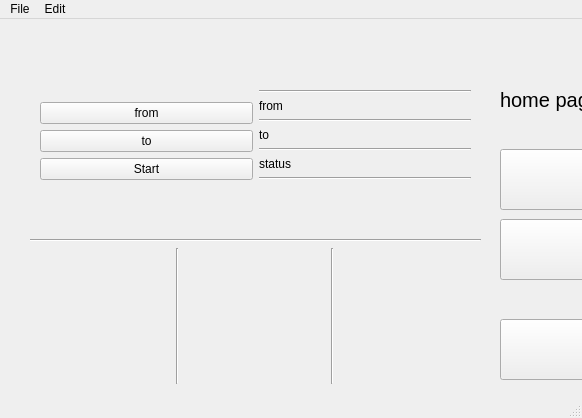
<?xml version="1.0" encoding="UTF-8"?>
<ui version="4.0">
 <class>MainWindow</class>
 <widget class="QMainWindow" name="MainWindow">
  <property name="geometry">
   <rect>
    <x>0</x>
    <y>0</y>
    <width>582</width>
    <height>418</height>
   </rect>
  </property>
  <property name="maximumSize">
   <size>
    <width>16666</width>
    <height>16666</height>
   </size>
  </property>
  <property name="windowTitle">
   <string>MainWindow</string>
  </property>
  <property name="autoFillBackground">
   <bool>false</bool>
  </property>
  <widget class="QWidget" name="centralwidget">
   <widget class="QWidget" name="horizontalLayoutWidget_2">
    <property name="geometry">
     <rect>
      <x>40</x>
      <y>40</y>
      <width>431</width>
      <height>121</height>
     </rect>
    </property>
    <layout class="QHBoxLayout" name="horizontalLayout_2">
     <item>
      <layout class="QHBoxLayout" name="horizontalLayout">
       <item>
        <layout class="QVBoxLayout" name="verticalLayout">
         <item>
          <spacer name="verticalSpacer">
           <property name="orientation">
            <enum>Qt::Vertical</enum>
           </property>
           <property name="sizeHint" stdset="0">
            <size>
             <width>20</width>
             <height>40</height>
            </size>
           </property>
          </spacer>
         </item>
         <item>
          <widget class="QPushButton" name="from_button">
           <property name="text">
            <string>from</string>
           </property>
          </widget>
         </item>
         <item>
          <widget class="QPushButton" name="to_button">
           <property name="text">
            <string>to</string>
           </property>
          </widget>
         </item>
         <item>
          <widget class="QPushButton" name="tmp_button">
           <property name="text">
            <string>Start</string>
           </property>
          </widget>
         </item>
        </layout>
       </item>
      </layout>
     </item>
     <item>
      <layout class="QVBoxLayout" name="verticalLayout_2">
       <item>
        <spacer name="verticalSpacer_2">
         <property name="orientation">
          <enum>Qt::Vertical</enum>
         </property>
         <property name="sizeHint" stdset="0">
          <size>
           <width>20</width>
           <height>40</height>
          </size>
         </property>
        </spacer>
       </item>
       <item>
        <widget class="Line" name="line_3">
         <property name="orientation">
          <enum>Qt::Horizontal</enum>
         </property>
        </widget>
       </item>
       <item>
        <widget class="QLabel" name="from_lable">
         <property name="text">
          <string>from</string>
         </property>
        </widget>
       </item>
       <item>
        <widget class="Line" name="line">
         <property name="orientation">
          <enum>Qt::Horizontal</enum>
         </property>
        </widget>
       </item>
       <item>
        <widget class="QLabel" name="to_lable">
         <property name="text">
          <string>to</string>
         </property>
        </widget>
       </item>
       <item>
        <widget class="Line" name="line_2">
         <property name="orientation">
          <enum>Qt::Horizontal</enum>
         </property>
        </widget>
       </item>
       <item>
        <widget class="QLabel" name="stats_lable">
         <property name="text">
          <string>status</string>
         </property>
        </widget>
       </item>
       <item>
        <widget class="Line" name="line_4">
         <property name="orientation">
          <enum>Qt::Horizontal</enum>
         </property>
        </widget>
       </item>
      </layout>
     </item>
    </layout>
   </widget>
   <widget class="QWidget" name="verticalLayoutWidget_3">
    <property name="geometry">
     <rect>
      <x>30</x>
      <y>220</y>
      <width>451</width>
      <height>151</height>
     </rect>
    </property>
    <layout class="QVBoxLayout" name="verticalLayout_5">
     <item>
      <widget class="Line" name="line_7">
       <property name="orientation">
        <enum>Qt::Horizontal</enum>
       </property>
      </widget>
     </item>
     <item>
      <layout class="QHBoxLayout" name="horizontalLayout_4">
       <item>
        <widget class="Line" name="line_5">
         <property name="orientation">
          <enum>Qt::Vertical</enum>
         </property>
        </widget>
       </item>
       <item>
        <widget class="Line" name="line_6">
         <property name="orientation">
          <enum>Qt::Vertical</enum>
         </property>
        </widget>
       </item>
      </layout>
     </item>
     <item>
      <layout class="QHBoxLayout" name="horizontalLayout_3">
       <item>
        <layout class="QVBoxLayout" name="verticalLayout_4"/>
       </item>
       <item>
        <widget class="Line" name="line_8">
         <property name="orientation">
          <enum>Qt::Vertical</enum>
         </property>
        </widget>
       </item>
       <item>
        <layout class="QVBoxLayout" name="verticalLayout_3"/>
       </item>
       <item>
        <widget class="Line" name="line_9">
         <property name="orientation">
          <enum>Qt::Vertical</enum>
         </property>
        </widget>
       </item>
       <item>
        <layout class="QVBoxLayout" name="verticalLayout_6"/>
       </item>
      </layout>
     </item>
    </layout>
   </widget>
   <widget class="QLabel" name="to_lable_2">
    <property name="geometry">
     <rect>
      <x>740</x>
      <y>200</y>
      <width>261</width>
      <height>61</height>
     </rect>
    </property>
    <property name="text">
     <string>to</string>
    </property>
    <property name="wordWrap">
     <bool>true</bool>
    </property>
   </widget>
   <widget class="QPushButton" name="recovery_button">
    <property name="geometry">
     <rect>
      <x>560</x>
      <y>430</y>
      <width>251</width>
      <height>31</height>
     </rect>
    </property>
    <property name="text">
     <string>Recover</string>
    </property>
   </widget>
   <widget class="QLabel" name="stats_lable_2">
    <property name="geometry">
     <rect>
      <x>780</x>
      <y>310</y>
      <width>151</width>
      <height>41</height>
     </rect>
    </property>
    <property name="text">
     <string>status</string>
    </property>
   </widget>
   <widget class="QLabel" name="home_label">
    <property name="geometry">
     <rect>
      <x>500</x>
      <y>50</y>
      <width>171</width>
      <height>61</height>
     </rect>
    </property>
    <property name="font">
     <font>
      <pointsize>15</pointsize>
     </font>
    </property>
    <property name="text">
     <string>home page_</string>
    </property>
   </widget>
   <widget class="QPushButton" name="tmp_button_2">
    <property name="geometry">
     <rect>
      <x>500</x>
      <y>300</y>
      <width>211</width>
      <height>61</height>
     </rect>
    </property>
    <property name="text">
     <string>Backup</string>
    </property>
   </widget>
   <widget class="QPushButton" name="from_button_2">
    <property name="geometry">
     <rect>
      <x>500</x>
      <y>130</y>
      <width>211</width>
      <height>61</height>
     </rect>
    </property>
    <property name="styleSheet">
     <string notr="true"/>
    </property>
    <property name="text">
     <string>from</string>
    </property>
   </widget>
   <widget class="QPushButton" name="to_button_2">
    <property name="geometry">
     <rect>
      <x>500</x>
      <y>200</y>
      <width>211</width>
      <height>61</height>
     </rect>
    </property>
    <property name="text">
     <string>to</string>
    </property>
   </widget>
   <widget class="QLabel" name="from_lable_2">
    <property name="geometry">
     <rect>
      <x>740</x>
      <y>140</y>
      <width>261</width>
      <height>41</height>
     </rect>
    </property>
    <property name="text">
     <string>from</string>
    </property>
    <property name="wordWrap">
     <bool>true</bool>
    </property>
   </widget>
  </widget>
  <widget class="QMenuBar" name="menubar">
   <property name="geometry">
    <rect>
     <x>0</x>
     <y>0</y>
     <width>582</width>
     <height>21</height>
    </rect>
   </property>
   <widget class="QMenu" name="menuFile">
    <property name="title">
     <string>File</string>
    </property>
    <addaction name="actionClose"/>
   </widget>
   <widget class="QMenu" name="menuEdit">
    <property name="title">
     <string>Edit</string>
    </property>
    <addaction name="actionAdd_source"/>
    <addaction name="actionAdd_destination"/>
   </widget>
   <addaction name="menuFile"/>
   <addaction name="menuEdit"/>
  </widget>
  <widget class="QStatusBar" name="statusbar"/>
  <action name="actionAdd_source">
   <property name="text">
    <string>Add source</string>
   </property>
  </action>
  <action name="actionAdd_destination">
   <property name="text">
    <string>Add destination</string>
   </property>
  </action>
  <action name="actionClose">
   <property name="text">
    <string>Close</string>
   </property>
  </action>
 </widget>
 <resources/>
 <connections/>
</ui>
